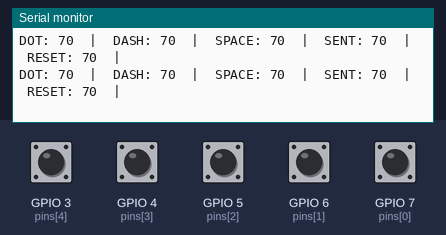
Bench run of a sketch on a simulated ESP32. Shown: the last lines printed to the serial monitor. Inputs (shaded band) come from the test bench; at power-on: GPIO 3 (pins[4]), GPIO 4 (pins[3]), GPIO 5 (pins[2]), GPIO 6 (pins[1]), GPIO 7 (pins[0]) HIGH.

Above: at 3.2 s.
3.3 s: GPIO 3 (pins[4]) pulled LOW for 0.35 s
At 3.71 s:
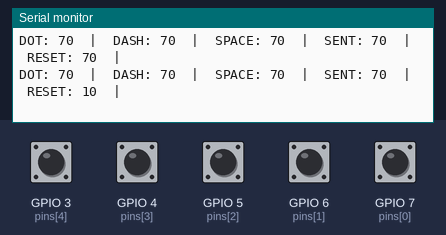
5.1 s: GPIO 4 (pins[3]) pulled LOW for 0.35 s
At 5.51 s:
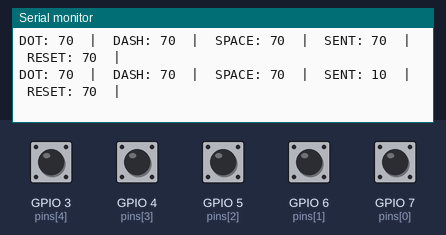
6.9 s: GPIO 5 (pins[2]) pulled LOW for 0.35 s
At 7.32 s:
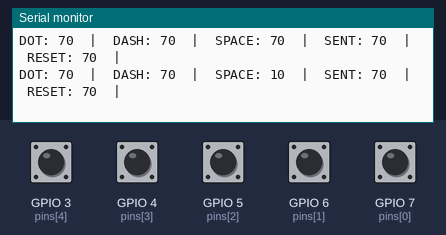
8.7 s: GPIO 6 (pins[1]) pulled LOW for 0.35 s
At 9.12 s:
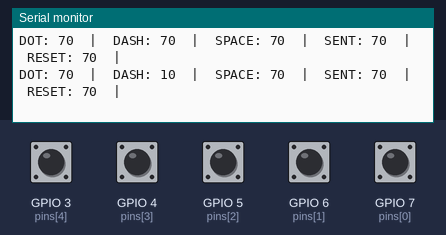
10.5 s: GPIO 7 (pins[0]) pulled LOW for 0.35 s
At 10.92 s:
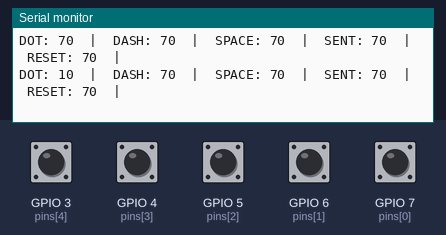

The sketch:

testing_single.ino
```cpp
#include "Arduino.h"

const int pins[] = {7, 6, 5, 4, 3};
const char* names[] = {"DOT", "DASH", "SPACE", "SENT", "RESET"};

void setup() {
  Serial.begin(115200);
  delay(2000);
  // The S3 needs a slightly longer sample time to be stable
  touchSetCycles(0x2000, 0x100);
  Serial.println("--- TOUCH DEBUG START ---");
}

void loop() {
  for (int i = 0; i < 5; i++) {
    uint32_t val = touchRead(pins[i]);
    Serial.print(names[i]);
    Serial.print(": ");
    Serial.print(val);
    Serial.print("  |  ");
  }
  Serial.println(); // New line for each scan
  delay(300);
}
```

Measured:
- after the input at 3.3 s, the serial monitor: prints a new line after 0.20 s (image 1)
- after the input at 5.1 s, the serial monitor: prints a new line after 0.21 s (image 2)
- after the input at 6.9 s, the serial monitor: prints a new line after 0.21 s (image 3)
- after the input at 8.7 s, the serial monitor: prints a new line after 0.21 s (image 4)
- after the input at 10.5 s, the serial monitor: prints a new line after 0.22 s (image 5)
